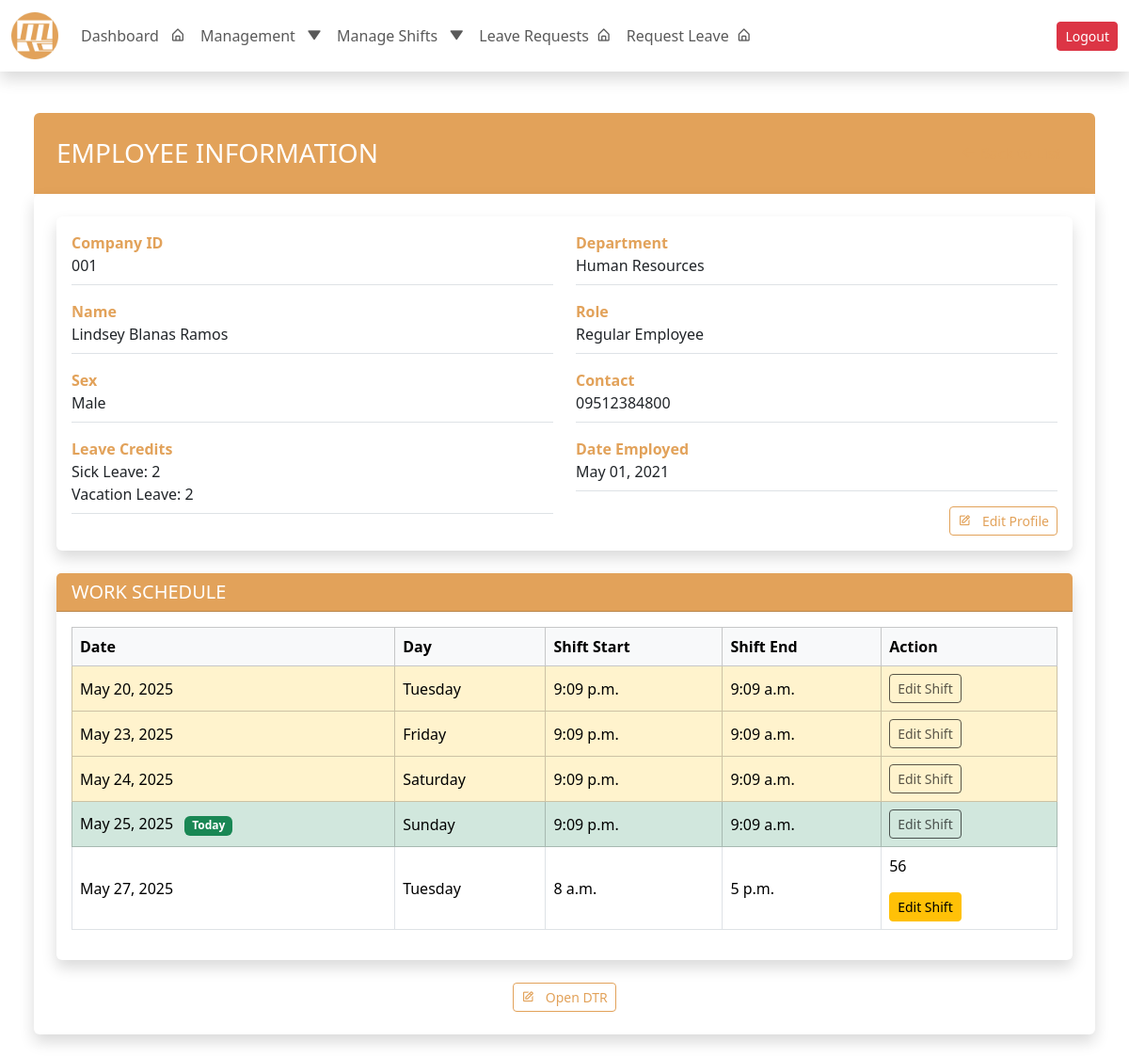
The app's page /employee/view/10/ (signed in), older data.
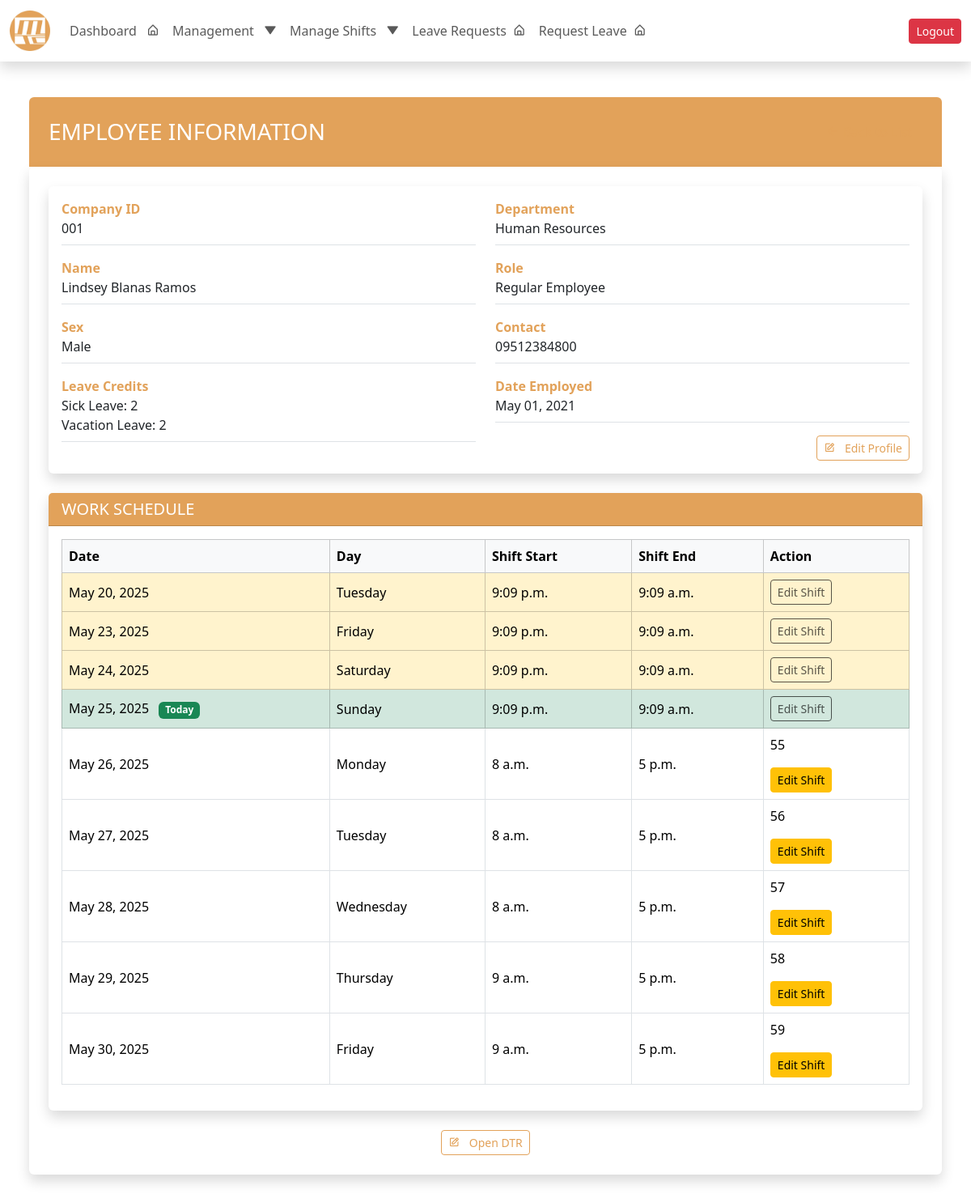
The same page, newer data.
### core/models.py (models this page shows, shortened)
class Employee(models.Model):
    SEX_CHOICES = [
        ('Male', 'Male'),
        ('Female', 'Female'),
        ('Other', 'Prefer not to Say'),
    ]
    ROLE_CHOICES = [
        ('Regular Employee', 'Regular Employee'),
        ('Department Head', 'Department Head'),
        ('Admin(HR)', 'Admin(HR)'),
        ('Supervisor', 'Supervisor'),
        ('President', 'President')
    ]
    employee_id = models.AutoField(primary_key=True)
    company_id = models.CharField(max_length=20, blank=False, unique=True)
    first_name = models.CharField(max_length=100, blank=False)
    middle_name = models.CharField(max_length=100, blank=True, null=True)
    last_name = models.CharField(max_length=100, blank=False)
    sex = models.CharField(max_length=20, choices=SEX_CHOICES, blank=False)
    role = models.CharField(max_length=20, choices=ROLE_CHOICES, default='Regular Employee', blank=False)
    department = models.ForeignKey(
        Department,
        related_name="employees",
        on_delete=models.SET_NULL,
        null=True,
        blank=True
    )
    contact_number = models.CharField(max_length=15, blank=False)
    date_employed = models.DateField()
    leave_credits = models.IntegerField(default=0, blank=False)
    leave_credits2 = models.IntegerField(default=0, blank=False)
    user_account = models.OneToOneField(User, on_delete=models.SET_NULL, null=True, blank=True, related_name='employee')
    class Meta:
        ordering = ['last_name', 'first_name']
        verbose_name = 'Employee'
        verbose_name_plural = 'Employees'
        db_table = 'employee_table'
        constraints = [
            models.CheckConstraint(
                check=models.Q(leave_credits__gte=0),
                name='positive_leave_credits',
            ),
        ]

class Department(models.Model):
    name = models.CharField(max_length=255, unique=True)
    leave_respondents = models.ManyToManyField(
        'Employee',
        related_name='leave_departments',
        blank=True,
        limit_choices_to={'department__isnull': False}
    )
    shift_respondents = models.ManyToManyField(
        'Employee',
        related_name='shift_departments',
        blank=True,
        limit_choices_to={'department__isnull': False}
    )
    def __str__(self):
        return self.name

class Shift(models.Model):
    employee = models.ForeignKey(
        'Employee',
        on_delete=models.CASCADE,
        related_name='shifts'
    )
    department = models.ForeignKey(
        'Department',
        on_delete=models.CASCADE,
        related_name='shifts'
    )
    shift_date = models.DateField(default=timezone.now)
    shift_start = models.TimeField()
    shift_end = models.TimeField()
    class Meta:
        verbose_name = 'Shift'
        verbose_name_plural = 'Shifts'
        db_table = 'shift_table'
        ordering = ['shift_date', 'shift_start']

### core/views.py (the view)
# urls.py: path('employee/view/<int:pk>/', views.view_employee_information, name='employee_information'),
def view_employee_information(request, pk):
    employee = get_object_or_404(Employee, employee_id=pk)
    shifts = Shift.objects.filter(employee=employee).order_by('shift_date', 'shift_start')
    today = date.today()
    start_of_week = today - timedelta(days=today.weekday())  # Monday
    end_of_week = start_of_week + timedelta(days=6)          # Sunday
    context = {
        'employee': employee,
        'shifts': shifts,
        'today': today,
        'start_of_week': start_of_week,
        'end_of_week': end_of_week,
    }
    return render(request, 'view_employee_information.html', context)

### core/templates/view_employee_information.html (shortened to what this page needs)
{% extends "base.html" %}
{% block content %}
<div class="container-fluid" style="max-width: 1200px;">
    <div class="bg-orange p-4 rounded-top" style="background-color: #e2a25a;">
        <div class="d-flex align-items-center">
            <h3 class="text-white mb-0 flex-grow-1 text-uppercase">Employee Information</h3>
            <a class="btn btn-white text-orange" href="{% url 'view_employee_list' %}" style="border: 1px solid #e2a25a;">
                <i class='bx bx-arrow-back'></i> Back to List
            </a>
        </div>
    </div>
    <div class="bg-white p-4 rounded shadow">
        <div class="card border-0 shadow mb-4">
            <div class="card-body">
                <div class="row g-4">
                    <div class="col-md-6">
                        <div class="d-flex flex-column gap-3">
                            <div class="border-bottom pb-2">
                                <label class="fw-bold text-orange">Company ID</label>
                                <p class="mb-0">{{ employee.company_id }}</p>
                            </div>
                            <div class="border-bottom pb-2">
                                <label class="fw-bold text-orange">Name</label>
                                <p class="mb-0">
                                    {{ employee.first_name }}
                                    {% if employee.middle_name %}{{ employee.middle_name }}{% endif %}
                                    {{ employee.last_name }}
                                </p>
                            </div>
                            <div class="border-bottom pb-2">
                                <label class="fw-bold text-orange">Sex</label>
                                <p class="mb-0">{{ employee.sex }}</p>
                            </div>
                            <div class="border-bottom pb-2">
                                <label class="fw-bold text-orange">Leave Credits</label>
                                <p class="mb-0">Sick Leave: {{ employee.leave_credits }}</p>
                                <p class="mb-0">Vacation Leave: {{ employee.leave_credits2 }}</p>
                            </div>
                        </div>
                    </div>
                    <div class="col-md-6">
                        <div class="d-flex flex-column gap-3">
                            <div class="border-bottom pb-2">
                                <label class="fw-bold text-orange">Department</label>
                                <p class="mb-0">{{ employee.department }}</p>
                            </div>
                            <div class="border-bottom pb-2">
                                <label class="fw-bold text-orange">Role</label>
                                <p class="mb-0">{{ employee.role }}</p>
                            </div>
                            <div class="border-bottom pb-2">
                                <label class="fw-bold text-orange">Contact</label>
                                <p class="mb-0">{{ employee.contact_number }}</p>
                            </div>
                            <div class="border-bottom pb-2">
                                <label class="fw-bold text-orange">Date Employed</label>
                                <p class="mb-0">{{ employee.date_employed|date:"M d, Y" }}</p>
                            </div>
                            <div class="d-flex justify-content-end">
                                <a href="{% url 'employee_edit' employee.employee_id %}" class="btn btn-outline-orange btn-sm">
                                    <i class='bx bx-edit me-2'></i> Edit Profile
                                </a>
                            </div>
                        </div>
                    </div>
                </div>
            </div>
        </div>
        <div class="card border-0 shadow mb-4">
            <div class="card-header bg-orange text-white">
                <h5 class="mb-0 text-uppercase">Work Schedule</h5>
            </div>
            <div class="card-body">
                <table class="table table-bordered table-hover align-middle">
                    <thead class="table-light">
                        <tr>
                            <th>Date</th>
                            <th>Day</th>
                            <th>Shift Start</th>
                            <th>Shift End</th>
                            <th>Action</th>
                        </tr>
                    </thead>
                    <tbody>
                        {% for shift in shifts %}
                        <tr
                            {% if shift.shift_date == today %}
                                class="table-success"
                            {% elif shift.shift_date >= start_of_week and shift.shift_date <= end_of_week %}
                                class="table-warning"
                            {% endif %}
                        >
                            <td>
                                {{ shift.shift_date }}
                                {% if shift.shift_date == today %}
                                    <span class="badge bg-success ms-2">Today</span>
                                {% endif %}
                            </td>
                            <td>{{ shift.shift_date|date:"l" }}</td>
                            <td>{{ shift.shift_start }}</td>
                            <td>{{ shift.shift_end }}</td>
                            <td>
                                {% if shift.shift_date > today %}
                                    <p>{{ shift.id }}</p>
                                    <a href="{% url 'edit_shift' shift.id %}" class="btn btn-sm btn-warning me-1">Edit Shift</a>
                                {% else %}
                                    <button class="btn btn-sm  me-1" disabled>Edit Shift</button>
                                {% endif %}
                            </td>
                        </tr>
                        {% endfor %}
                    </tbody>
                </table>
            </div>
        </div>
        <div class="d-flex justify-content-center">
            <a href="{% url 'employee_edit' employee.employee_id %}" class="btn btn-outline-orange btn-sm">
                <i class='bx bx-edit me-2'></i> Open DTR
            </a>
        </div>
    </div>
</div>
{% endblock %}

### core/templates/base.html (shortened to what this page needs)
{% load static %}
<!DOCTYPE html>
<html lang="en">
<head>
    <link rel="stylesheet" href="{% static 'bootstrap/css/bootstrap.min.css' %}">
    <link rel="stylesheet" href="{% static 'css/flatpickr.min.css' %}">
    <link rel="stylesheet" href="{% static 'css/base_styles.css' %}">
    <link href='https://unpkg.com/boxicons@2.1.1/css/boxicons.min.css' rel='stylesheet'>
</head>
<body class="pt-5">
{% if user.is_authenticated %}
    <nav class="navbar navbar-expand-lg fixed-top bg-white shadow">
        <div class="container-fluid">
            <a class="navbar-brand" href="#">
                <h4 class="mb-0">
                    <img src="{% static 'img/Malasaga Trading Corporation Logo.jpg' %}" alt="Malasaga Trading Corporation Logo" class="img-fluid" style="width: 50px; height: auto;">
                </h4>
            </a>
            <div class="collapse navbar-collapse" id="navbarNav">
                <ul class="navbar-nav me-auto">
                    <li class="nav-item">
                        <a class="nav-link py-1" href="{% url 'dashboard' %}">Dashboard <i class='bx bx-home-alt ms-2'></i></a>
                    </li>
                    {% if user.is_authenticated%}
                    <li class="nav-item dropdown">
                        <a class="nav-link  py-1" href="#" id="manageEmpDropdown" role="button" data-bs-toggle="dropdown" aria-expanded="false">
                            Management <i class='bx bxs-down-arrow ms-2'></i>
                        </a>
                    </li>
                    {% endif %}
                    {% if user.is_authenticated and user.employee.shift_departments.exists or user.employee.department.name == "Human Resources" %}
                    <li class="nav-item dropdown">
                        <a class="nav-link py-1" href="" id="manageShftDropdown" role="button" data-bs-toggle="dropdown" aria-expanded="false">
                            Manage Shifts <i class='bx bxs-down-arrow ms-2'></i>
                        </a>
                    </li>
                    {% endif %}
                    {% if user.is_authenticated and user.employee.leave_departments.exists or user.employee.department.name == "Human Resources" or user.employee.role == "President"%}
                    <li class="nav-item">
                        <a class="nav-link py-1" href="{% url 'gen_leave' %}">Leave Requests<i class='bx bx-home-alt ms-2'></i></a>
                    </li>
                    {% endif %}
                    <li class="nav-item">
                        <a class="nav-link py-1" href="{% url 'submit_leave_request' %}">Request Leave<i class='bx bx-home-alt ms-2'></i></a>
                    </li>
                </ul>
                <div class="d-flex">
                    <a href="{% url 'logout' %}" class="btn btn-danger btn-sm">Logout</a>
                </div>
            </div>
        </div>
    </nav>
    <div class="container-fluid d-flex flex-column p-0">
        <div class="container-fluid mt-5 d-flex flex-column p-0">
            <div class="container-fluid d-flex flex-column p-4">
                {% block content %}
                {% endblock %}
            </div>
        </div>
    </div>
{% endif %}
</body>
</html>

### core/templates/view_employee_information.html (style rules this page uses)
.text-orange { color: #e2a25a; }
.bg-orange { background-color: #e2a25a; }
.btn-outline-orange { border-color: #e2a25a; color: #e2a25a; }

Row changes from the older to the newer data that the page shows:
added Shift: shift_date "May 26, 2025", shift_date "Monday", shift_start "8 a.m.", shift_end "5 p.m.", id "55"
added Shift: shift_date "May 28, 2025", shift_date "Wednesday", shift_start "8 a.m.", shift_end "5 p.m.", id "57"
added Shift: shift_date "May 29, 2025", shift_date "Thursday", shift_start "9 a.m.", shift_end "5 p.m.", id "58"
added Shift: shift_date "May 30, 2025", shift_date "Friday", shift_start "9 a.m.", shift_end "5 p.m.", id "59"
